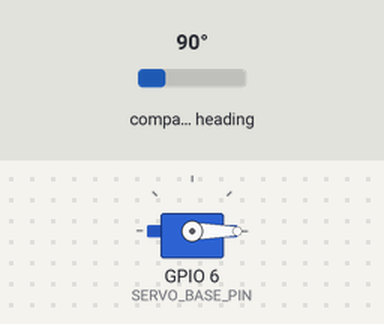
Bench run of a sketch on a simulated ESP32. On the bench: servo. The inputs (shaded band) are chosen by the test bench; at power-on: compass heading 90°. What the sketch prints to the serial monitor is not drawn.

Above: at 2.55 s.
Timing chart, 0 to 5.5 s (numbered marks = the images above):
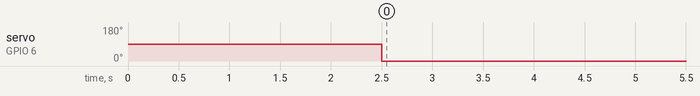

The sketch:

CampsTI_Defi3_Corrige.ino
```cpp
// Ajout des bibliothèques de code nécessaire
#include <Arduino.h>
#include <ESP32Servo.h>
#include <Wire.h>            // Bibliothèque de communication avec le IMU
#include <Adafruit_BNO055.h> // Bibliothèque du IMU

#define SERVO_BASE_PIN 6

// PINs de communication I2C
#define SDA_PIN 20
#define SCL_PIN 21

// Déclaration du capteur IMU
Adafruit_BNO055 bno(0, 0x28);

Servo BaseServo;

void setup()
{
  Serial.begin(115200);
  delay(1000);

  // Initialisation de la communication avec le IMU
  Wire.begin(SDA_PIN, SCL_PIN);
  Wire.setClock(50000);
  delay(1000);

  // Démarer le capteur IMU
  bno.begin();
  delay(500);
  bno.setExtCrystalUse(true);
  BaseServo.attach(SERVO_BASE_PIN);
}

void loop()
{
  static uint32_t tImu = 0;
  int base_imu_cmd = 0;

  // Régulation du temps pour le IMU
  if (millis() - tImu >= 100)
  {
    tImu = millis();

    // Lecture de l'angle
    imu::Quaternion quat = bno.getQuat();
    float angleZ = quat.toEuler().z() / PI * 180.0;

    // Assignation de la commande
    base_imu_cmd = map(angleZ, -180, 180, 0, 180);

    Serial.print("Angle Z: " + String(angleZ));
    Serial.println(", base_imu_cmd: " + String(base_imu_cmd));
  }

  BaseServo.write(base_imu_cmd);
}

/*
Mission supplémentaire : Contrôle complet avec l’IMU

Tu peux maintenant contrôler la base avec l’axe Z (droite-gauche) de l’IMU, mais
pourquoi s'arrêter là ? Ton objectif ultime est de remplacer les potentiomètres
de l’épaule et du coude par les angles X et Y de l’IMU (d’avant en arrière
ou sur le côté) !

Pour ce faire, tu devras :
1. Déclarer et attacher les moteurs de l’épaule et du coude (comme au Défi 1).
2. Extraire les angles ‘x‘ et ‘y‘ de l’IMU de la même manière que ‘z‘ (ex :
float angleX = quat.toEuler().x() / PI * 180.0;).
3. Envoyer ces angles à tes nouveaux moteurs !
*/
```

Measured:
- by itself, servo on GPIO 6 (SERVO_BASE_PIN): 90° → 0° at 2.5 s
